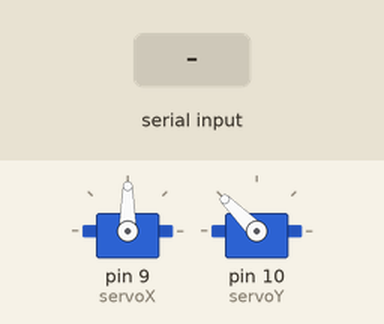
Recording of a sketch running on a simulated Arduino Uno, built with avr-gcc and run on an emulated ATmega328P. Parts: 2 × servo. The test bench sets the inputs (shaded band).

Above: at 2.2 s.
2.3 s: "90,45\n" received over Serial
At 3.2 s:
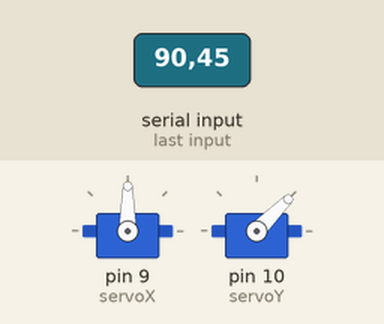
3.8 s: "30,150\n" received over Serial
At 4.4 s:
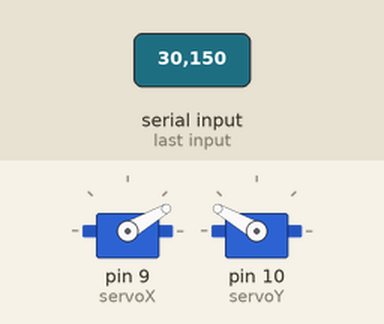
5.3 s: "1,90\n" received over Serial
At 6.6 s:
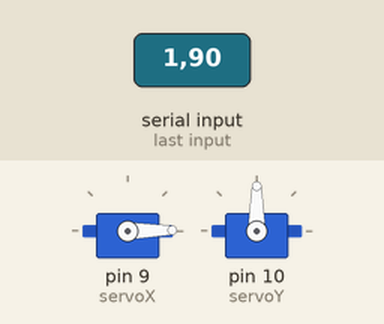
Timing chart, 0 to 8.3 s (numbered marks = the images above; inputs shaded):
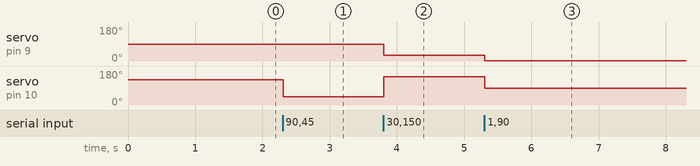

The sketch:

arduino.ino
```cpp
#include <Servo.h>

Servo servoX;
Servo servoY;

void setup() {
    Serial.begin(9600);
    servoX.attach(9);
    servoY.attach(10);

    servoX.write(90);
    servoY.write(135);
    delay(1000);
}

void loop() {
    if (Serial.available()) {
        String data = Serial.readStringUntil('\n');
        int commaIndex = data.indexOf(',');

        if (commaIndex != -1) {
            int x_angle = data.substring(0, commaIndex).toInt();
            int y_angle = data.substring(commaIndex + 1).toInt();

            servoX.write(x_angle);
            servoY.write(y_angle);
        }
    }
}
```

Measured:
- after the input at 2.3 s, servo on pin 10 (servoY): 135° → 45° at once
- after the input at 3.8 s, servo on pin 9 (servoX): 90° → 30° at once; servo on pin 10 (servoY): 45° → 150° at once
- after the input at 5.3 s, servo on pin 9 (servoX): 30° → 1° at once; servo on pin 10 (servoY): 150° → 90° at once
